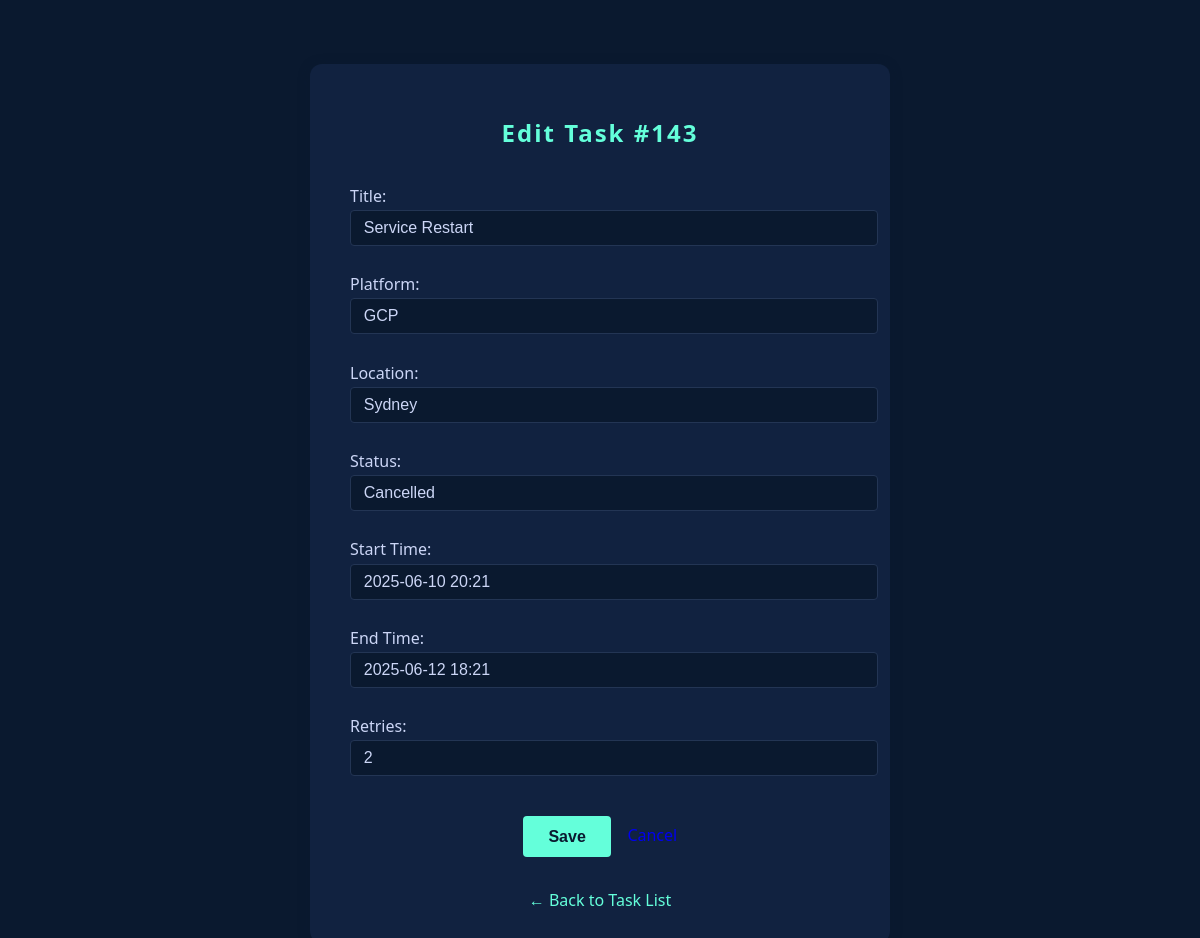
The page /tasks/143/edit/ (signed in) on the database as committed earlier.
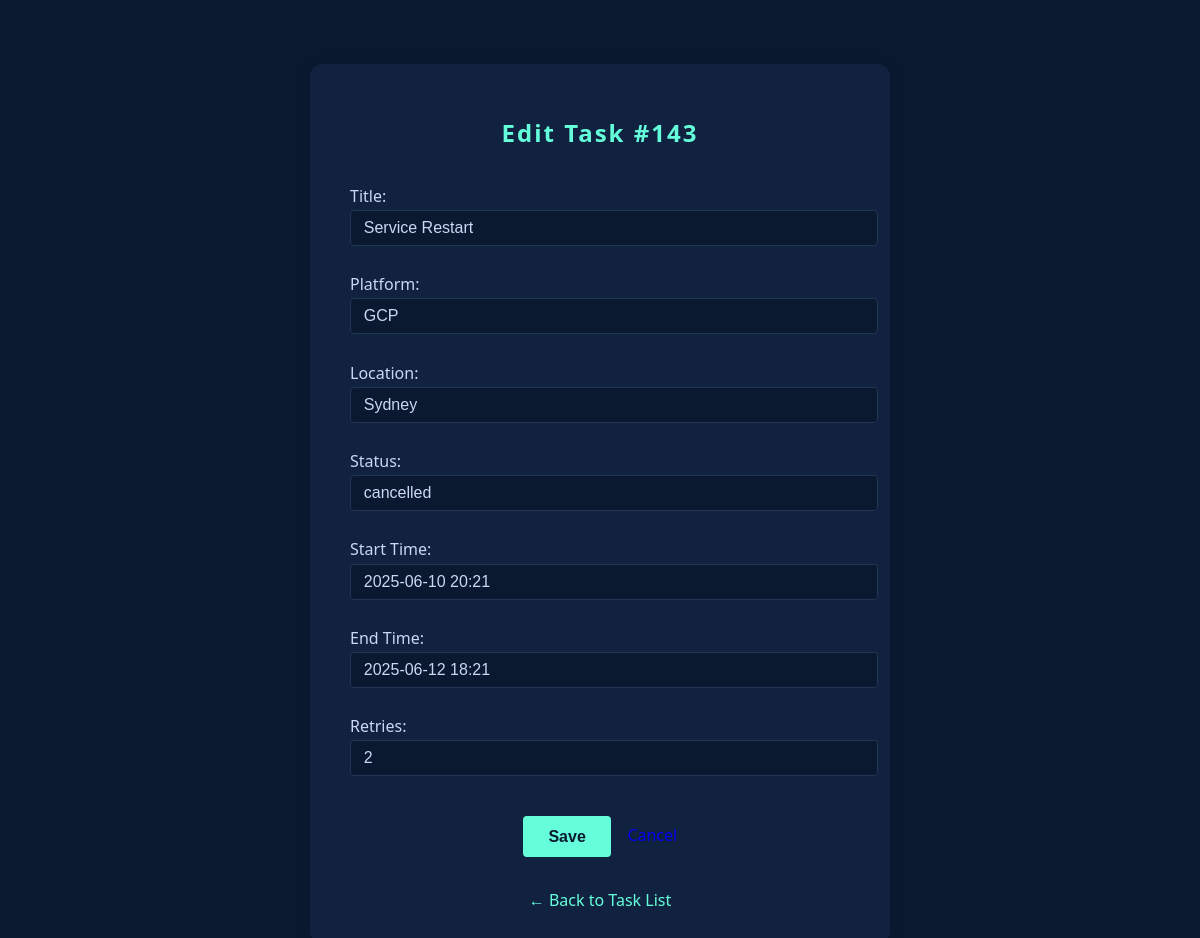
The same page on the database as committed later.
### main/models.py (models this page shows, shortened)
class Task(models.Model):
    title = models.CharField(max_length=100, default="System Update")
    platform = models.CharField(max_length=100)
    location = models.CharField(max_length=100)
    status = models.CharField(max_length=50)
    start_time = models.CharField(max_length=100)
    end_time = models.CharField(max_length=100, null=True, blank=True)
    retries = models.IntegerField(default=0)

### main/views.py (the view, shortened to what this page needs)
# urls.py: path('tasks/<int:task_id>/edit/', views.edit_task, name='edit_task'),
@login_required
def edit_task(request, task_id):
    if not request.user.is_superuser:
        return redirect('task_list')
    task = get_object_or_404(Task, id=task_id)
    return render(request, 'main/edit_task.html', {'task': task})

### main/templates/main/edit_task.html (shortened to what this page needs)
<!DOCTYPE html>
<html>
<head>
</head>
<body>
    <div class="edit-container">
        <h2>Edit Task #{{ task.id }}</h2>
        <form method="post">
            <label>Title:
                <input type="text" name="title" value="{{ task.title }}" required>
            </label>
            <label>Platform:
                <input type="text" name="platform" value="{{ task.platform }}" required>
            </label>
            <label>Location:
                <input type="text" name="location" value="{{ task.location }}" required>
            </label>
            <label>Status:
                <input type="text" name="status" value="{{ task.status }}" required>
            </label>
            <label>Start Time:
                <input type="text" name="start_time" value="{{ task.start_time }}" required>
            </label>
            <label>End Time:
                <input type="text" name="end_time" value="{{ task.end_time }}">
            </label>
            <label>Retries:
                <input type="number" name="retries" value="{{ task.retries }}" min="0">
            </label>
            <div class="action-btns">
                <button type="submit">Save</button>
                <a href="{% url 'task_list' %}" class="cancel-btn button" style="text-decoration:none;line-height:2.4em;">Cancel</a>
            </div>
        </form>
        <a href="{% url 'task_list' %}" class="back-link">&larr; Back to Task List</a>
    </div>
</body>
</html>

### main/templates/main/edit_task.html (style rules this page uses)
body { background: #0a192f; color: #ccd6f6; font-family: 'Segoe UI', Arial, sans-serif; margin: 0; padding: 0; }
.edit-container { background: #112240; max-width: 500px; margin: 4em auto 0 auto; border-radius: 12px; box-shadow: 0 2px 12px rgba(10,25,47,0.4); padding: 2em 2.5em; }
h2 { color: #64ffda; text-align: center; margin-bottom: 1.5em; letter-spacing: 2px; }
label { color: #ccd6f6; font-weight: 500; display: block; margin-bottom: 0.7em; }
input[type="text"], input[type="number"] { background: #0a192f; color: #ccd6f6; border: 1px solid #233554; border-radius: 4px; padding: 0.5em 0.8em; width: 100%; margin-top: 0.2em; margin-bottom: 1em; font-size: 1em; }
.action-btns { display: flex; gap: 1em; justify-content: center; margin-top: 1.5em; }
button { background: #64ffda; color: #0a192f; border: none; border-radius: 4px; padding: 0.7em 1.6em; font-weight: 600; cursor: pointer; font-size: 1em; transition: background 0.2s; }
a.back-link { display: block; text-align: center; margin-top: 2em; color: #64ffda; text-decoration: none; font-weight: 500; transition: color 0.2s; }

Rows that differ between the two databases and show on the page:
changed Task "Service Restart": status "Cancelled" → "cancelled"
